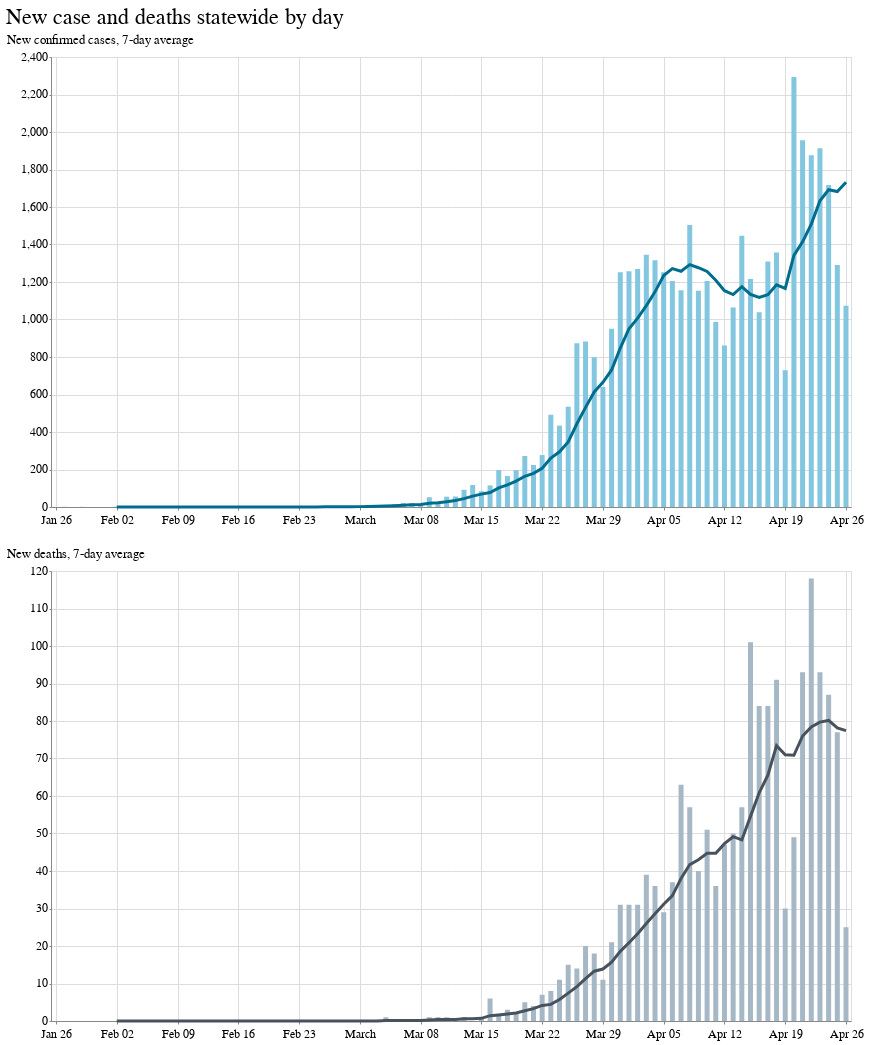

Notebook code for this chart:
### Markdown cell above
Put it all together on the chart

### Code cell
# One base chart object with the data they all share
chart = alt.Chart(state_df).encode(
    x=alt.X("date:T", title=None),
)

# The new cases bars
cases_bars = chart.mark_bar(color=lat.palette['default']).encode(
    y=alt.Y(
        "new_confirmed_cases:Q",
        title="New confirmed cases"
    )
)

# The cases rolling average
cases_line = chart.mark_line(color=lat.palette['accent']).encode(
    y=alt.Y(
        "new_confirmed_cases_rolling_average:Q",
        title="7-day average"
    )
)

# The new deaths bars
deaths_bars = chart.mark_bar(color=lat.palette['schemes']['ice-7'][3]).encode(
    y=alt.Y(
        "new_deaths:Q",
        title="New deaths"
    )
)

# The deaths rolling average
deaths_line = chart.mark_line(color=lat.palette['schemes']['ice-7'][6]).encode(
    y=alt.Y(
        "new_deaths_rolling_average:Q",
        title="7-day average"
    )
)

# Combine it all together into one paired chart
((cases_bars + cases_line) & (deaths_bars + deaths_line)).properties(
    title="New case and deaths statewide by day"
)

### Figure 1 — Vega-Lite specification as saved in the notebook (floating-point values rounded to 4 significant figures)
{"config": {"view": {"width": 800, "height": 450}, "background": "#ffffff", "title": {"anchor": "start", "font": "Benton Gothic Bold, sans", "fontColor": "#000000", "fontSize": 22, "fontWeight": "normal"}, "arc": {"fill": "#82c6df"}, "area": {"fill": "#82c6df"}, "line": {"stroke": "#82c6df", "strokeWidth": 3}, "path": {"stroke": "#82c6df"}, "rect": {"fill": "#82c6df"}, "shape": {"stroke": "#82c6df"}, "bar": {"fill": "#82c6df"}, "point": {"stroke": "#82c6df"}, "symbol": {"fill": "#82c6df", "size": 30}, "axis": {"titleFont": "Benton Gothic Bold, sans", "titleFontSize": 13, "titleFontWeight": "normal", "labelFont": "Benton Gothic, sans", "labelFontSize": 11.5, "labelFontWeight": "normal"}, "axisX": {"labelAngle": 0, "labelPadding": 4, "tickSize": 3}, "axisY": {"labelBaseline": "middle", "maxExtent": 45, "minExtent": 45, "tickSize": 2, "titleAlign": "left", "titleAngle": 0, "titleX": -45, "titleY": -11}, "legend": {"titleFont": "Benton Gothic Bold, sans", "titleFontSize": 13, "titleFontWeight": "normal", "symbolType": "square", "labelFont": "Benton Gothic, sans", "labelFontSize": 11.5}, "range": {"category": ["#3580b1", "#ec8431", "#ab7fb4", "#c89d29", "#adc839", "#829eb1"], "diverging": ["#e68a4f", "#f4bb6a", "#f9e39c", "#dadfe2", "#a6b7c6", "#849eae"], "heatmap": ["#fbf2c7", "#f9e39c", "#f8d36e", "#f4bb6a", "#e68a4f", "#d15a40", "#ab4232"], "ordinal": ["#fbf2c7", "#f9e39c", "#f8d36e", "#f4bb6a", "#e68a4f", "#d15a40", "#ab4232"], "ramp": ["#fbf2c7", "#f9e39c", "#f8d36e", "#f4bb6a", "#e68a4f", "#d15a40", "#ab4232"]}}, "vconcat": [{"layer": [{"mark": {"type": "bar", "color": "#82c6df"}, "encoding": {"x": {"type": "temporal", "field": "date", "title": null}, "y": {"type": "quantitative", "field": "new_confirmed_cases", "title": "New confirmed cases"}}}, {"mark": {"type": "line", "color": "#006d8f"}, "encoding": {"x": {"type": "temporal", "field": "date", "title": null}, "y": {"type": "quantitative", "field": "new_confirmed_cases_rolling_average", "title": "7-day average"}}}]}, {"layer": [{"mark": {"type": "bar", "color": "#a6b7c6"}, "encoding": {"x": {"type": "temporal", "field": "date", "title": null}, "y": {"type": "quantitative", "field": "new_deaths", "title": "New deaths"}}}, {"mark": {"type": "line", "color": "#47525d"}, "encoding": {"x": {"type": "temporal", "field": "date", "title": null}, "y": {"type": "quantitative", "field": "new_deaths_rolling_average", "title": "7-day average"}}}]}], "data": {"name": "data-eddad51986eb15d574f515f023538710"}, "title": "New case and deaths statewide by day", "$schema": "https://vega.github.io/schema/vega-lite/v4.8.1.json", "datasets": {"data-eddad51986eb15d574f515f023538710": [{"date": "2020-01-26T00:00:00", "confirmed_cases": 2, "deaths": 0, "new_confirmed_cases": null, "new_deaths": null, "new_confirmed_cases_rolling_average": null, "new_deaths_rolling_average": null}, {"date": "2020-01-27T00:00:00", "confirmed_cases": 3, "deaths": 0, "new_confirmed_cases": 1.0, "new_deaths": 0.0, "new_confirmed_cases_rolling_average": null, "new_deaths_rolling_average": null}, {"date": "2020-01-28T00:00:00", "confirmed_cases": 3, "deaths": 0, "new_confirmed_cases": 0.0, "new_deaths": 0.0, "new_confirmed_cases_rolling_average": null, "new_deaths_rolling_average": null}, {"date": "2020-01-29T00:00:00", "confirmed_cases": 4, "deaths": 0, "new_confirmed_cases": 1.0, "new_deaths": 0.0, "new_confirmed_cases_rolling_average": null, "new_deaths_rolling_average": null}, {"date": "2020-01-30T00:00:00", "confirmed_cases": 4, "deaths": 0, "new_confirmed_cases": 0.0, "new_deaths": 0.0, "new_confirmed_cases_rolling_average": null, "new_deaths_rolling_average": null}, {"date": "2020-01-31T00:00:00", "confirmed_cases": 4, "deaths": 0, "new_confirmed_cases": 0.0, "new_deaths": 0.0, "new_confirmed_cases_rolling_average": null, "new_deaths_rolling_average": null}, {"date": "2020-02-01T00:00:00", "confirmed_cases": 4, "deaths": 0, "new_confirmed_cases": 0.0, "new_deaths": 0.0, "new_confirmed_cases_rolling_average": null, "new_deaths_rolling_average": null}, {"date": "2020-02-02T00:00:00", "confirmed_cases": 6, "deaths": 0, "new_confirmed_cases": 2.0, "new_deaths": 0.0, "new_confirmed_cases_rolling_average": 0.5714, "new_deaths_rolling_average": 0.0}, {"date": "2020-02-03T00:00:00", "confirmed_cases": 6, "deaths": 0, "new_confirmed_cases": 0.0, "new_deaths": 0.0, "new_confirmed_cases_rolling_average": 0.4286, "new_deaths_rolling_average": 0.0}, {"date": "2020-02-04T00:00:00", "confirmed_cases": 6, "deaths": 0, "new_confirmed_cases": 0.0, "new_deaths": 0.0, "new_confirmed_cases_rolling_average": 0.4286, "new_deaths_rolling_average": 0.0}, {"date": "2020-02-05T00:00:00", "confirmed_cases": 6, "deaths": 0, "new_confirmed_cases": 0.0, "new_deaths": 0.0, "new_confirmed_cases_rolling_average": 0.2857, "new_deaths_rolling_average": 0.0}, {"date": "2020-02-06T00:00:00", "confirmed_cases": 6, "deaths": 0, "new_confirmed_cases": 0.0, "new_deaths": 0.0, "new_confirmed_cases_rolling_average": 0.2857, "new_deaths_rolling_average": 0.0}, {"date": "2020-02-07T00:00:00", "confirmed_cases": 6, "deaths": 0, "new_confirmed_cases": 0.0, "new_deaths": 0.0, "new_confirmed_cases_rolling_average": 0.2857, "new_deaths_rolling_average": 0.0}, {"date": "2020-02-08T00:00:00", "confirmed_cases": 6, "deaths": 0, "new_confirmed_cases": 0.0, "new_deaths": 0.0, "new_confirmed_cases_rolling_average": 0.2857, "new_deaths_rolling_average": 0.0}, {"date": "2020-02-09T00:00:00", "confirmed_cases": 6, "deaths": 0, "new_confirmed_cases": 0.0, "new_deaths": 0.0, "new_confirmed_cases_rolling_average": 0.0, "new_deaths_rolling_average": 0.0}, {"date": "2020-02-10T00:00:00", "confirmed_cases": 6, "deaths": 0, "new_confirmed_cases": 0.0, "new_deaths": 0.0, "new_confirmed_cases_rolling_average": 0.0, "new_deaths_rolling_average": 0.0}, {"date": "2020-02-11T00:00:00", "confirmed_cases": 6, "deaths": 0, "new_confirmed_cases": 0.0, "new_deaths": 0.0, "new_confirmed_cases_rolling_average": 0.0, "new_deaths_rolling_average": 0.0}, {"date": "2020-02-12T00:00:00", "confirmed_cases": 6, "deaths": 0, "new_confirmed_cases": 0.0, "new_deaths": 0.0, "new_confirmed_cases_rolling_average": 0.0, "new_deaths_rolling_average": 0.0}, {"date": "2020-02-13T00:00:00", "confirmed_cases": 6, "deaths": 0, "new_confirmed_cases": 0.0, "new_deaths": 0.0, "new_confirmed_cases_rolling_average": 0.0, "new_deaths_rolling_average": 0.0}, {"date": "2020-02-14T00:00:00", "confirmed_cases": 6, "deaths": 0, "new_confirmed_cases": 0.0, "new_deaths": 0.0, "new_confirmed_cases_rolling_average": 0.0, "new_deaths_rolling_average": 0.0}, {"date": "2020-02-15T00:00:00", "confirmed_cases": 6, "deaths": 0, "new_confirmed_cases": 0.0, "new_deaths": 0.0, "new_confirmed_cases_rolling_average": 0.0, "new_deaths_rolling_average": 0.0}, {"date": "2020-02-16T00:00:00", "confirmed_cases": 6, "deaths": 0, "new_confirmed_cases": 0.0, "new_deaths": 0.0, "new_confirmed_cases_rolling_average": 0.0, "new_deaths_rolling_average": 0.0}, {"date": "2020-02-17T00:00:00", "confirmed_cases": 7, "deaths": 0, "new_confirmed_cases": 1.0, "new_deaths": 0.0, "new_confirmed_cases_rolling_average": 0.1429, "new_deaths_rolling_average": 0.0}, {"date": "2020-02-18T00:00:00", "confirmed_cases": 7, "deaths": 0, "new_confirmed_cases": 0.0, "new_deaths": 0.0, "new_confirmed_cases_rolling_average": 0.1429, "new_deaths_rolling_average": 0.0}, {"date": "2020-02-19T00:00:00", "confirmed_cases": 7, "deaths": 0, "new_confirmed_cases": 0.0, "new_deaths": 0.0, "new_confirmed_cases_rolling_average": 0.1429, "new_deaths_rolling_average": 0.0}, {"date": "2020-02-20T00:00:00", "confirmed_cases": 8, "deaths": 0, "new_confirmed_cases": 1.0, "new_deaths": 0.0, "new_confirmed_cases_rolling_average": 0.2857, "new_deaths_rolling_average": 0.0}, {"date": "2020-02-21T00:00:00", "confirmed_cases": 10, "deaths": 0, "new_confirmed_cases": 2.0, "new_deaths": 0.0, "new_confirmed_cases_rolling_average": 0.5714, "new_deaths_rolling_average": 0.0}, {"date": "2020-02-22T00:00:00", "confirmed_cases": 10, "deaths": 0, "new_confirmed_cases": 0.0, "new_deaths": 0.0, "new_confirmed_cases_rolling_average": 0.5714, "new_deaths_rolling_average": 0.0}, {"date": "2020-02-23T00:00:00", "confirmed_cases": 10, "deaths": 0, "new_confirmed_cases": 0.0, "new_deaths": 0.0, "new_confirmed_cases_rolling_average": 0.5714, "new_deaths_rolling_average": 0.0}, {"date": "2020-02-24T00:00:00", "confirmed_cases": 11, "deaths": 0, "new_confirmed_cases": 1.0, "new_deaths": 0.0, "new_confirmed_cases_rolling_average": 0.5714, "new_deaths_rolling_average": 0.0}, {"date": "2020-02-25T00:00:00", "confirmed_cases": 11, "deaths": 0, "new_confirmed_cases": 0.0, "new_deaths": 0.0, "new_confirmed_cases_rolling_average": 0.5714, "new_deaths_rolling_average": 0.0}, {"date": "2020-02-26T00:00:00", "confirmed_cases": 14, "deaths": 0, "new_confirmed_cases": 3.0, "new_deaths": 0.0, "new_confirmed_cases_rolling_average": 1.0, "new_deaths_rolling_average": 0.0}, {"date": "2020-02-27T00:00:00", "confirmed_cases": 14, "deaths": 0, "new_confirmed_cases": 0.0, "new_deaths": 0.0, "new_confirmed_cases_rolling_average": 0.8571, "new_deaths_rolling_average": 0.0}, {"date": "2020-02-28T00:00:00", "confirmed_cases": 17, "deaths": 0, "new_confirmed_cases": 3.0, "new_deaths": 0.0, "new_confirmed_cases_rolling_average": 1.0, "new_deaths_rolling_average": 0.0}, {"date": "2020-02-29T00:00:00", "confirmed_cases": 22, "deaths": 0, "new_confirmed_cases": 5.0, "new_deaths": 0.0, "new_confirmed_cases_rolling_average": 1.714, "new_deaths_rolling_average": 0.0}, {"date": "2020-03-01T00:00:00", "confirmed_cases": 24, "deaths": 0, "new_confirmed_cases": 2.0, "new_deaths": 0.0, "new_confirmed_cases_rolling_average": 2.0, "new_deaths_rolling_average": 0.0}, {"date": "2020-03-02T00:00:00", "confirmed_cases": 32, "deaths": 0, "new_confirmed_cases": 8.0, "new_deaths": 0.0, "new_confirmed_cases_rolling_average": 3.0, "new_deaths_rolling_average": 0.0}, {"date": "2020-03-03T00:00:00", "confirmed_cases": 39, "deaths": 0, "new_confirmed_cases": 7.0, "new_deaths": 0.0, "new_confirmed_cases_rolling_average": 4.0, "new_deaths_rolling_average": 0.0}, {"date": "2020-03-04T00:00:00", "confirmed_cases": 50, "deaths": 1, "new_confirmed_cases": 11.0, "new_deaths": 1.0, "new_confirmed_cases_rolling_average": 5.143, "new_deaths_rolling_average": 0.1429}, {"date": "2020-03-05T00:00:00", "confirmed_cases": 65, "deaths": 1, "new_confirmed_cases": 15.0, "new_deaths": 0.0, "new_confirmed_cases_rolling_average": 7.286, "new_deaths_rolling_average": 0.1429}, {"date": "2020-03-06T00:00:00", "confirmed_cases": 86, "deaths": 1, "new_confirmed_cases": 21.0, "new_deaths": 0.0, "new_confirmed_cases_rolling_average": 9.857, "new_deaths_rolling_average": 0.1429}, {"date": "2020-03-07T00:00:00", "confirmed_cases": 107, "deaths": 1, "new_confirmed_cases": 21.0, "new_deaths": 0.0, "new_confirmed_cases_rolling_average": 12.14, "new_deaths_rolling_average": 0.1429}, {"date": "2020-03-08T00:00:00", "confirmed_cases": 118, "deaths": 1, "new_confirmed_cases": 11.0, "new_deaths": 0.0, "new_confirmed_cases_rolling_average": 13.43, "new_deaths_rolling_average": 0.1429}, {"date": "2020-03-09T00:00:00", "confirmed_cases": 170, "deaths": 2, "new_confirmed_cases": 52.0, "new_deaths": 1.0, "new_confirmed_cases_rolling_average": 19.71, "new_deaths_rolling_average": 0.2857}, {"date": "2020-03-10T00:00:00", "confirmed_cases": 194, "deaths": 3, "new_confirmed_cases": 24.0, "new_deaths": 1.0, "new_confirmed_cases_rolling_average": 22.14, "new_deaths_rolling_average": 0.4286}, {"date": "2020-03-11T00:00:00", "confirmed_cases": 249, "deaths": 4, "new_confirmed_cases": 55.0, "new_deaths": 1.0, "new_confirmed_cases_rolling_average": 28.43, "new_deaths_rolling_average": 0.4286}, {"date": "2020-03-12T00:00:00", "confirmed_cases": 305, "deaths": 4, "new_confirmed_cases": 56.0, "new_deaths": 0.0, "new_confirmed_cases_rolling_average": 34.29, "new_deaths_rolling_average": 0.4286}, {"date": "2020-03-13T00:00:00", "confirmed_cases": 397, "deaths": 5, "new_confirmed_cases": 92.0, "new_deaths": 1.0, "new_confirmed_cases_rolling_average": 44.43, "new_deaths_rolling_average": 0.5714}, {"date": "2020-03-14T00:00:00", "confirmed_cases": 514, "deaths": 5, "new_confirmed_cases": 117.0, "new_deaths": 0.0, "new_confirmed_cases_rolling_average": 58.14, "new_deaths_rolling_average": 0.5714}, {"date": "2020-03-15T00:00:00", "confirmed_cases": 598, "deaths": 6, "new_confirmed_cases": 84.0, "new_deaths": 1.0, "new_confirmed_cases_rolling_average": 68.57, "new_deaths_rolling_average": 0.7143}, {"date": "2020-03-16T00:00:00", "confirmed_cases": 713, "deaths": 12, "new_confirmed_cases": 115.0, "new_deaths": 6.0, "new_confirmed_cases_rolling_average": 77.57, "new_deaths_rolling_average": 1.429}, {"date": "2020-03-17T00:00:00", "confirmed_cases": 910, "deaths": 14, "new_confirmed_cases": 197.0, "new_deaths": 2.0, "new_confirmed_cases_rolling_average": 102.3, "new_deaths_rolling_average": 1.571}, {"date": "2020-03-18T00:00:00", "confirmed_cases": 1075, "deaths": 17, "new_confirmed_cases": 165.0, "new_deaths": 3.0, "new_confirmed_cases_rolling_average": 118.0, "new_deaths_rolling_average": 1.857}, {"date": "2020-03-19T00:00:00", "confirmed_cases": 1272, "deaths": 19, "new_confirmed_cases": 197.0, "new_deaths": 2.0, "new_confirmed_cases_rolling_average": 138.1, "new_deaths_rolling_average": 2.143}, {"date": "2020-03-20T00:00:00", "confirmed_cases": 1544, "deaths": 24, "new_confirmed_cases": 272.0, "new_deaths": 5.0, "new_confirmed_cases_rolling_average": 163.9, "new_deaths_rolling_average": 2.714}, {"date": "2020-03-21T00:00:00", "confirmed_cases": 1768, "deaths": 28, "new_confirmed_cases": 224.0, "new_deaths": 4.0, "new_confirmed_cases_rolling_average": 179.1, "new_deaths_rolling_average": 3.286}, {"date": "2020-03-22T00:00:00", "confirmed_cases": 2045, "deaths": 35, "new_confirmed_cases": 277.0, "new_deaths": 7.0, "new_confirmed_cases_rolling_average": 206.7, "new_deaths_rolling_average": 4.143}, {"date": "2020-03-23T00:00:00", "confirmed_cases": 2537, "deaths": 43, "new_confirmed_cases": 492.0, "new_deaths": 8.0, "new_confirmed_cases_rolling_average": 260.6, "new_deaths_rolling_average": 4.429}, {"date": "2020-03-24T00:00:00", "confirmed_cases": 2971, "deaths": 54, "new_confirmed_cases": 434.0, "new_deaths": 11.0, "new_confirmed_cases_rolling_average": 294.4, "new_deaths_rolling_average": 5.714}, {"date": "2020-03-25T00:00:00", "confirmed_cases": 3506, "deaths": 69, "new_confirmed_cases": 535.0, "new_deaths": 15.0, "new_confirmed_cases_rolling_average": 347.3, "new_deaths_rolling_average": 7.429}, {"date": "2020-03-26T00:00:00", "confirmed_cases": 4380, "deaths": 83, "new_confirmed_cases": 874.0, "new_deaths": 14.0, "new_confirmed_cases_rolling_average": 444.0, "new_deaths_rolling_average": 9.143}, {"date": "2020-03-27T00:00:00", "confirmed_cases": 5263, "deaths": 103, "new_confirmed_cases": 883.0, "new_deaths": 20.0, "new_confirmed_cases_rolling_average": 531.3, "new_deaths_rolling_average": 11.29}, {"date": "2020-03-28T00:00:00", "confirmed_cases": 6062, "deaths": 121, "new_confirmed_cases": 799.0, "new_deaths": 18.0, "new_confirmed_cases_rolling_average": 613.4, "new_deaths_rolling_average": 13.29}, {"date": "2020-03-29T00:00:00", "confirmed_cases": 6702, "deaths": 132, "new_confirmed_cases": 640.0, "new_deaths": 11.0, "new_confirmed_cases_rolling_average": 665.3, "new_deaths_rolling_average": 13.86}, {"date": "2020-03-30T00:00:00", "confirmed_cases": 7653, "deaths": 153, "new_confirmed_cases": 951.0, "new_deaths": 21.0, "new_confirmed_cases_rolling_average": 730.9, "new_deaths_rolling_average": 15.71}, {"date": "2020-03-31T00:00:00", "confirmed_cases": 8905, "deaths": 184, "new_confirmed_cases": 1252.0, "new_deaths": 31.0, "new_confirmed_cases_rolling_average": 847.7, "new_deaths_rolling_average": 18.57}, {"date": "2020-04-01T00:00:00", "confirmed_cases": 10162, "deaths": 215, "new_confirmed_cases": 1257.0, "new_deaths": 31.0, "new_confirmed_cases_rolling_average": 950.9, "new_deaths_rolling_average": 20.86}, {"date": "2020-04-02T00:00:00", "confirmed_cases": 11432, "deaths": 246, "new_confirmed_cases": 1270.0, "new_deaths": 31.0, "new_confirmed_cases_rolling_average": 1007.0, "new_deaths_rolling_average": 23.29}, {"date": "2020-04-03T00:00:00", "confirmed_cases": 12778, "deaths": 285, "new_confirmed_cases": 1346.0, "new_deaths": 39.0, "new_confirmed_cases_rolling_average": 1074.0, "new_deaths_rolling_average": 26.0}, {"date": "2020-04-04T00:00:00", "confirmed_cases": 14094, "deaths": 321, "new_confirmed_cases": 1316.0, "new_deaths": 36.0, "new_confirmed_cases_rolling_average": 1147.0, "new_deaths_rolling_average": 28.57}, {"date": "2020-04-05T00:00:00", "confirmed_cases": 15346, "deaths": 350, "new_confirmed_cases": 1252.0, "new_deaths": 29.0, "new_confirmed_cases_rolling_average": 1235.0, "new_deaths_rolling_average": 31.14}, {"date": "2020-04-06T00:00:00", "confirmed_cases": 16551, "deaths": 387, "new_confirmed_cases": 1205.0, "new_deaths": 37.0, "new_confirmed_cases_rolling_average": 1271.0, "new_deaths_rolling_average": 33.43}, {"date": "2020-04-07T00:00:00", "confirmed_cases": 17707, "deaths": 450, "new_confirmed_cases": 1156.0, "new_deaths": 63.0, "new_confirmed_cases_rolling_average": 1257.0, "new_deaths_rolling_average": 38.0}, {"date": "2020-04-08T00:00:00", "confirmed_cases": 19211, "deaths": 507, "new_confirmed_cases": 1504.0, "new_deaths": 57.0, "new_confirmed_cases_rolling_average": 1293.0, "new_deaths_rolling_average": 41.71}, {"date": "2020-04-09T00:00:00", "confirmed_cases": 20365, "deaths": 547, "new_confirmed_cases": 1154.0, "new_deaths": 40.0, "new_confirmed_cases_rolling_average": 1276.0, "new_deaths_rolling_average": 43.0}, {"date": "2020-04-10T00:00:00", "confirmed_cases": 21571, "deaths": 598, "new_confirmed_cases": 1206.0, "new_deaths": 51.0, "new_confirmed_cases_rolling_average": 1256.0, "new_deaths_rolling_average": 44.71}, {"date": "2020-04-11T00:00:00", "confirmed_cases": 22558, "deaths": 634, "new_confirmed_cases": 987.0, "new_deaths": 36.0, "new_confirmed_cases_rolling_average": 1209.0, "new_deaths_rolling_average": 44.71}, {"date": "2020-04-12T00:00:00", "confirmed_cases": 23420, "deaths": 681, "new_confirmed_cases": 862.0, "new_deaths": 47.0, "new_confirmed_cases_rolling_average": 1153.0, "new_deaths_rolling_average": 47.29}, {"date": "2020-04-13T00:00:00", "confirmed_cases": 24484, "deaths": 731, "new_confirmed_cases": 1064.0, "new_deaths": 50.0, "new_confirmed_cases_rolling_average": 1133.0, "new_deaths_rolling_average": 49.14}, {"date": "2020-04-14T00:00:00", "confirmed_cases": 25931, "deaths": 788, "new_confirmed_cases": 1447.0, "new_deaths": 57.0, "new_confirmed_cases_rolling_average": 1175.0, "new_deaths_rolling_average": 48.29}, {"date": "2020-04-15T00:00:00", "confirmed_cases": 27147, "deaths": 889, "new_confirmed_cases": 1216.0, "new_deaths": 101.0, "new_confirmed_cases_rolling_average": 1134.0, "new_deaths_rolling_average": 54.57}, {"date": "2020-04-16T00:00:00", "confirmed_cases": 28186, "deaths": 973, "new_confirmed_cases": 1039.0, "new_deaths": 84.0, "new_confirmed_cases_rolling_average": 1117.0, "new_deaths_rolling_average": 60.86}, {"date": "2020-04-17T00:00:00", "confirmed_cases": 29495, "deaths": 1057, "new_confirmed_cases": 1309.0, "new_deaths": 84.0, "new_confirmed_cases_rolling_average": 1132.0, "new_deaths_rolling_average": 65.57}, {"date": "2020-04-18T00:00:00", "confirmed_cases": 30852, "deaths": 1148, "new_confirmed_cases": 1357.0, "new_deaths": 91.0, "new_confirmed_cases_rolling_average": 1185.0, "new_deaths_rolling_average": 73.43}, {"date": "2020-04-19T00:00:00", "confirmed_cases": 31581, "deaths": 1178, "new_confirmed_cases": 729.0, "new_deaths": 30.0, "new_confirmed_cases_rolling_average": 1166.0, "new_deaths_rolling_average": 71.0}, {"date": "2020-04-20T00:00:00", "confirmed_cases": 33875, "deaths": 1227, "new_confirmed_cases": 2294.0, "new_deaths": 49.0, "new_confirmed_cases_rolling_average": 1342.0, "new_deaths_rolling_average": 70.86}, {"date": "2020-04-21T00:00:00", "confirmed_cases": 35831, "deaths": 1320, "new_confirmed_cases": 1956.0, "new_deaths": 93.0, "new_confirmed_cases_rolling_average": 1414.0, "new_deaths_rolling_average": 76.0}, {"date": "2020-04-22T00:00:00", "confirmed_cases": 37707, "deaths": 1438, "new_confirmed_cases": 1876.0, "new_deaths": 118.0, "new_confirmed_cases_rolling_average": 1509.0, "new_deaths_rolling_average": 78.43}, {"date": "2020-04-23T00:00:00", "confirmed_cases": 39620, "deaths": 1531, "new_confirmed_cases": 1913.0, "new_deaths": 93.0, "new_confirmed_cases_rolling_average": 1633.0, "new_deaths_rolling_average": 79.71}, {"date": "2020-04-24T00:00:00", "confirmed_cases": 41338, "deaths": 1618, "new_confirmed_cases": 1718.0, "new_deaths": 87.0, "new_confirmed_cases_rolling_average": 1692.0, "new_deaths_rolling_average": 80.14}, {"date": "2020-04-25T00:00:00", "confirmed_cases": 42629, "deaths": 1695, "new_confirmed_cases": 1291.0, "new_deaths": 77.0, "new_confirmed_cases_rolling_average": 1682.0, "new_deaths_rolling_average": 78.14}, {"date": "2020-04-26T00:00:00", "confirmed_cases": 43703, "deaths": 1720, "new_confirmed_cases": 1074.0, "new_deaths": 25.0, "new_confirmed_cases_rolling_average": 1732.0, "new_deaths_rolling_average": 77.43}]}}
